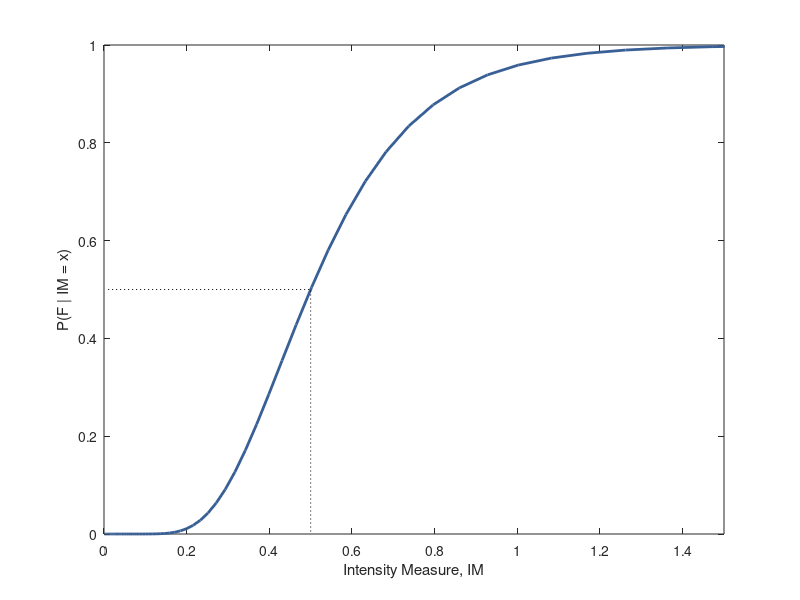

Recreate this plot in MATLAB. (Note: this script raises an error after producing the figure.)
% Fragility function illustrations
% Jack Baker
% 12/8/2017
% modified 1/7/2021 to allow optional color figures

% Modified 2/17/2023 by Emily Mongold for CEE288 class example

clear; close all; clc;

    colorspec{1} = [56 95 150]/255;
    colorspec{2} = [207 89 33]/255;
    colorspec{3} = [158 184 219]/255;
    colorspec{4} = [231 184 0]/255;
    colorspec{5} = [128 0 0]/255;
    
    linespec{1} = '-';
    linespec{2} = '-';
    linespec{3} = '-';
    linespec{4} = '-';
    linespec{5} = '-';
    

%% load hazard curve
% IM values
x = [logspace(log10(0.001), log10(2), 100) 2.1];

% mean hazard from simplified logic tree (ch6/PSHA_calc_w_epistemic.m)
lambdaIM = [0.0251694954594308,0.0243005973346253,0.0234365472558623,0.0225792462468511,0.0217305158448367,0.0208920837822666,0.0200655715142511,0.0192524837495085,0.0184542000865126,0.0176719688005284,0.0169069027730509,0.0161599775046000,0.0154320311063565,0.0147237661269249,0.0140357530384293,0.0133684351816874,0.0127221349535275,0.0120970610102702,0.0114933162595579,0.0109109064174252,0.0103497489179256,0.00980968197780037,0.00929047363756543,0.00879183062195665,0.00831340688589137,0.00785481173602961,0.00741561744179956,0.00699536627266170,0.00659357691982798,0.00620975028017252,0.00584337459734840,0.00549392996997187,0.00516089224907525,0.00484373635688936,0.00454193906650127,0.00425498128721521,0.00398234990373885,0.00372353921886845,0.00347805204941328,0.00324540052394014,0.00302510662878499,0.00281670254590154,0.00261973082270939,0.00243374441035183,0.00225830660283430,0.00209299090552312,0.00193738085754465,0.00179106982882404,0.00165366080890037,0.00152476620129790,0.00140400763414932,0.00129101579497441,0.00118543029502282,0.00108689956639214,0.000995080793225799,0.000909639876668399,0.000830251431896055,0.000756598814428752,0.000688374172055584,0.000625278518042679,0.000567021820830418,0.000513323105142555,0.000463910559307276,0.000418521643610899,0.000376903194651442,0.000338811520914285,0.000304012485139082,0.000272281569469359,0.000243403919858480,0.000217174366732617,0.000193397419468867,0.000171887232821039,0.000152467544004570,0.000134971579723542,0.000119241932976582,0.000105130410005028,9.24978482376873e-05,8.12139065351012e-05,7.11568294363794e-05,6.22131874592354e-05,5.42775957953396e-05,4.72524139769621e-05,4.10474292661717e-05,3.55795266353024e-05,3.07723482686310e-05,2.65559455227739e-05,2.28664262410104e-05,1.96456002286791e-05,1.68406255681954e-05,1.44036582884222e-05,1.22915077099856e-05,1.04652995717140e-05,8.89014880956513e-06,7.53484361431181e-06,6.37154214337735e-06,5.37548301094735e-06,4.52471043365022e-06,3.79981467097529e-06,3.18368817390031e-06,2.66129764494389e-06, 10e-10];


%% fragility function parameters
thetaIM = 0.5; % assumed fragility median
betaIM = 0.4; % assumed fragility beta

% Use this to generate the fragility function curve
pFail = normcdf(log(x),log(thetaIM),betaIM);


figure
plot(x, pFail, '-k', 'linewidth', 2, 'color', colorspec{1})
hold on
plot([0.01 thetaIM thetaIM], [0.5 0.5 0], ':k')
xlabel('Intensity Measure, IM')
ylabel('P(F | IM = x)')
axis([0 1.5 0 1])


%% failure rate example

dLambda =  abs([diff(lambdaIM) 0]);  % derivative of hazard curve
failContrib = pFail .* dLambda;
failRate = sum(failContrib) % print this line

% plot hazard and fragility
figure
% yyaxis(axes1,'left');
yyaxis left
set(gca,'YColor',[0 0 0]);

plot(x, pFail, '-', 'linewidth', 2, 'color', colorspec{1})
hold on
ylabel('Failure probability, P(F | IM = x)')
yyaxis right
set(gca,'YColor',[0 0 0]);
plot(x, lambdaIM, '-', 'linewidth', 2, 'color', colorspec{3})
ylim([0 0.002])
% xlabel('SA(1s) [g]')
xlabel('SA(1 s) [g]')
% ylabel('\lambda_{SA(1s)>x}')
ylabel('Annual rate of exceedance, \lambda(IM>x)')
xlim([0 1.5])
legend('Fragility, \theta = 0.5 g', 'Ground-motion hazard', 'location', 'southeast')

    
%% discretize down for tabular output
% xShort = [0.001 0.01 0.1:0.1:1.5]';
xShort = [0.01:0.01:1.5]';
lambdaShort = interp1(x,lambdaIM,xShort);
dLambdaShort =  abs([diff(lambdaShort); lambdaShort(end)]);  % derivative of hazard curve
pFailShort =  normcdf(log(xShort), log(thetaIM), betaIM);

failRateDiscrete = sum(pFailShort .* dLambdaShort)


%%
figure
bar(xShort, pFailShort .* dLambdaShort,'FaceColor', colorspec{3})

xlabel('SA(1 s) [g]')
ylabel('P(F | IM = x_i) \Delta\lambda_i')
xlim([0 1.6])
ylim([0 8e-6])
